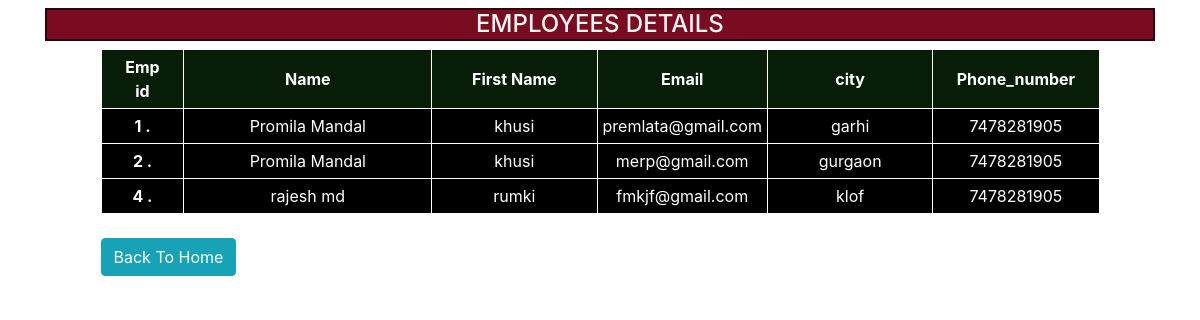
The app's page /info/ with its own data.
### testapp/models.py (models this page shows, shortened)
class UserModel(models.Model):
    stu_id=models.AutoField(primary_key=True,editable=True)
    name= models.CharField(max_length=50,editable=True)
    first_name =models.CharField(max_length=50,editable=True)
    email = models.EmailField(unique=True,editable=True)
    password=models.CharField(max_length=50,editable=True)
    mobile = models.CharField(max_length=10,editable=True)
    city = models.CharField(max_length=50, null=True,editable=True)

### testapp/views.py (the view)
# urls.py: path('info/',views.user_info,name='info'),
def user_info(request):
    stu=UserModel.objects.all()
    return render(request,'testapp/info.html',{'s':stu})

### testapp/templates/testapp/info.html (shortened to what this page needs)
<!DOCTYPE html>
{% load static %}
<html>
    <head>
        <link rel="stylesheet" href="{% static 'css/bootstrap.css' %}">
        <link rel="stylesheet" href="{% static 'css/mycss.css' %}">
    </head>
    <body>
        <div class='container mt-2'>
            <div class='row'>
                <div class='col-sm-12'>
                        <h4 class='text-center hbox'>EMPLOYEES DETAILS</h4>
                </div>
                <div class='col-sm-12'>
                        <table>
                            <tr>
                                <th style='background-color:rgb(7, 29, 7); color:white;'class="col-sm-1">Emp id</th>
                                <th style='background-color:rgb(7, 29, 7); color:white;'class="col-sm-3">Name</th>
                                <th style='background-color:rgb(7, 29, 7); color:white;'class="col-sm-2">First Name</th>
                                <th style='background-color:rgb(7, 29, 7); color:white;'class="col-sm-2">Email</th>
                                <th style='background-color:rgb(7, 29, 7); color:white;'class="col-sm-2">city</th>
                                <th style='background-color:rgb(7, 29, 7); color:white;'class="col-sm-2">Phone_number</th>
                            </tr>
                            {% for i in s %}
                                <tr>
                                <td><strong>{{i.stu_id}} .</strong></td>
                                <td>{{i.name}}</td>
                                <td>{{i.first_name}}</td>
                                <td>{{i.email}}</td>
                                <td>{{i.city}}</td>
                                <td>{{i.mobile}}</td>
                            </tr>
                        {% endfor %}
                        </table><br>
                        <a  style='margin-left:5%;' href="{% url 'home' %}" class='btn btn-info'>Back To Home</a>
                </div>
            </div>
            </div>
    </body>
</html>

### testapp/static/css/mycss.css (style rules this page uses)
.hbox { color:whitesmoke; background-color:rgb(122, 12, 34); border: 2px solid rgb(43, 4, 14); }
table { background-color: black; color:white; margin-left: 2.5%; margin-right: 0%; width:70px; }
table, td, th { border: 1px solid white; text-align: center; padding: 5px; }

### testapp/templates/testapp/info.html (style rules this page uses)
table { background-color: black; color:white; margin-left: 5%; margin-right: 0%; width:90%; }
table, td, th { border: 1px solid white; text-align: center; padding: 5px; }

### records on screen
UserModel: stu_id "1", name "Promila Mandal", first_name "khusi", email "premlata@gmail.com", city "garhi", mobile "7478281905"
UserModel: stu_id "2", name "Promila Mandal", first_name "khusi", email "merp@gmail.com", city "gurgaon", mobile "7478281905"
UserModel: stu_id "4", name "rajesh md", first_name "rumki", email "fmkjf@gmail.com", city "klof", mobile "7478281905"
